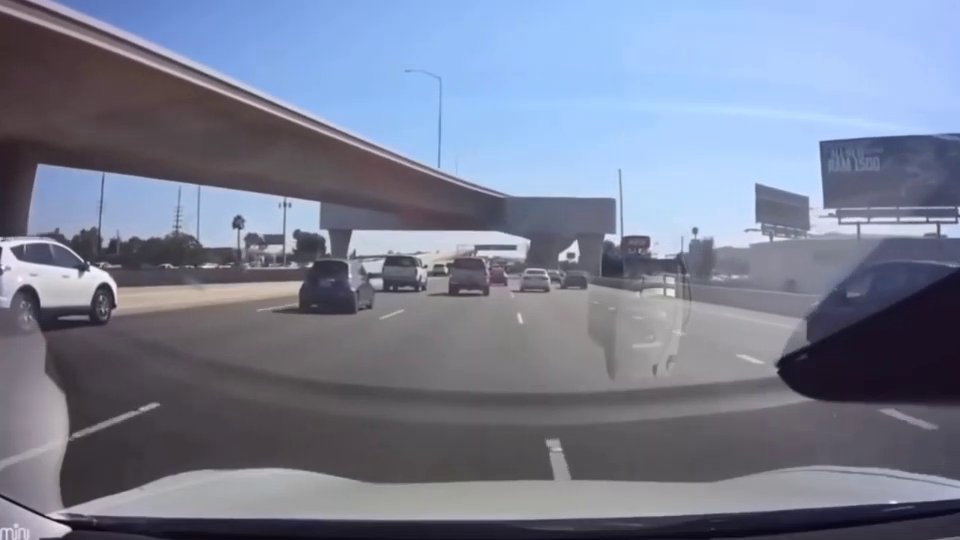
#> input picture frame 16 of tesla dash cam.mp4, 960 x 540 px, given in place of motor_das_cam.mp4, which was not available
$ python car_and_pedestrain.py
#> lines starting #> are read from the running program, lines starting #| are printed output that depends on the picture; after the words box and inside, x2 and y2 are one past the last pixel; in counts of white or black regions, pixels touching at a corner belong together; pictures that were not available may be replaced by others from this repository, and a replacement may not be noted
import cv2


# our image
img_file = 'car2.jpg'
# video = cv2.VideoCapture('tesla dash cam.mp4')
video = cv2.VideoCapture('motor_das_cam.mp4')


# pre trained car and pedestrian classifiers
car_tracker_file = 'car_detector.xml'
pedestrian_tracker_file = 'haarcascase_fullbody.xml'


# create car and pedetrian classifiers
car_tracker = cv2.CascadeClassifier(car_tracker_file)
pedestrian_tracker = cv2.CascadeClassifier(pedestrian_tracker_file)


# Run forever untill car stops
while True:

    # Read the current frame
    (read_successful, frame) = video.read()
#> frame is the input picture: shape (540, 960, 3); mean B, G, R 146.8, 126.7, 120.1

    # Safe coding
    if read_successful:
        # Must convert to grayscale
        grayscaled_frame = cv2.cvtColor(frame, cv2.COLOR_BGR2GRAY)
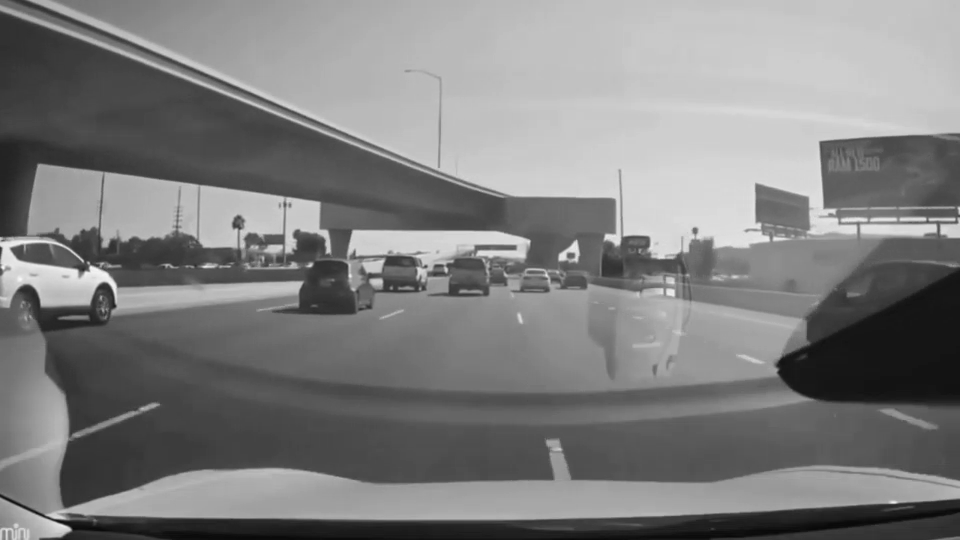
#> grayscaled_frame: shape (540, 960); min 8, max 247, mean 127
    else:
        break

    # detect cars and pedestrians
    cars = car_tracker.detectMultiScale(grayscaled_frame)
#> cars = [[549, 254, 49, 49], [508, 255, 52, 52], [585, 236, 55, 55], [432, 241, 72, 72]]
    pedestrians = pedestrian_tracker.detectMultiScale(grayscaled_frame)
#> pedestrians = ()

    # print(cars)

    # Draw rectangles around the cars
    for (x, y, w, h) in cars:
        cv2.rectangle(frame, (x, y), (x+w, y+h), (0, 0, 255), 2)
#> this loop made 4 passes
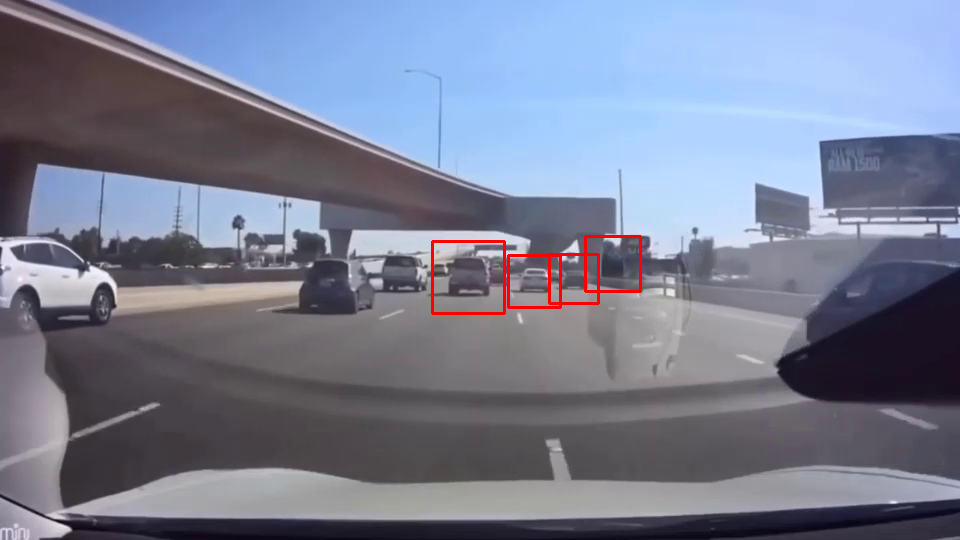
#> frame: shape (540, 960, 3); 0.51% of pixels changed, all inside (x1, y1, x2, y2) = (431, 235, 642, 315)

    # Draw rectangles around the pedestrian
    for (x, y, w, h) in pedestrians:
        cv2.rectangle(frame, (x, y), (x+w, y+h), (0, 255, 255), 2)
#> this loop made 0 passes

    # Display the image with fhe faces spotted
    cv2.imshow('shanto', frame)

    # Don't autoclose (wait here in the code and listen for a key)
    cv2.waitKey(1)

$ run again, starting later in the video
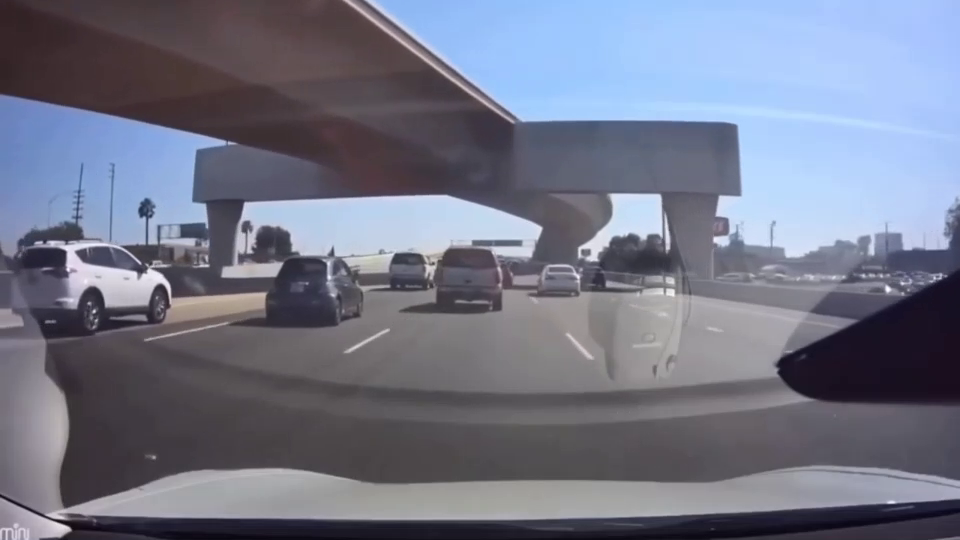
#> input picture frame 72 of tesla dash cam.mp4, 960 x 540 px, given in place of motor_das_cam.mp4, which was not available
#> frame is the input picture: shape (540, 960, 3); mean B, G, R 135.5, 118.1, 114.5
#> `grayscaled_frame = cv2.cvtColor(frame, cv2.COLOR_BGR2GRAY)`:
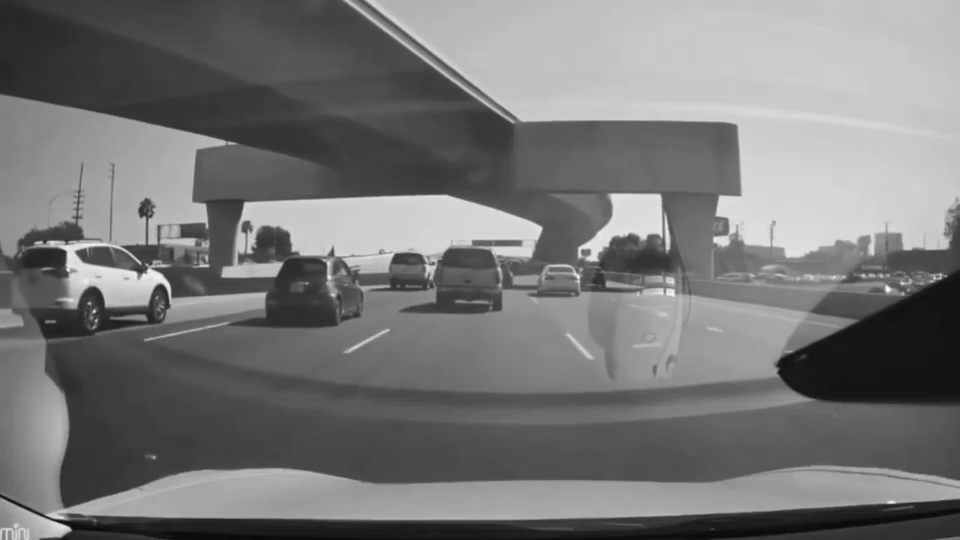
#> grayscaled_frame: shape (540, 960); min 8, max 254, mean 119
#> cars = [[617, 276, 24, 24], [520, 244, 74, 74]]
#> pedestrians = ()
#> the loop `for (x, y, w, h) in cars:` made 2 passes
#> after the loop `for (x, y, w, h) in cars:`:
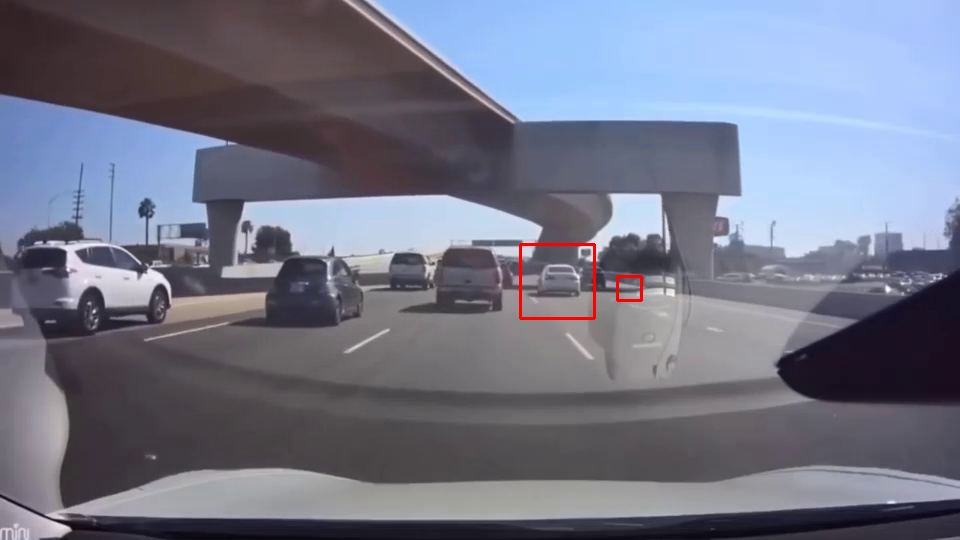
#> frame: shape (540, 960, 3); 0.23% of pixels changed, all inside (x1, y1, x2, y2) = (519, 243, 643, 320)

$ run again, starting later in the video
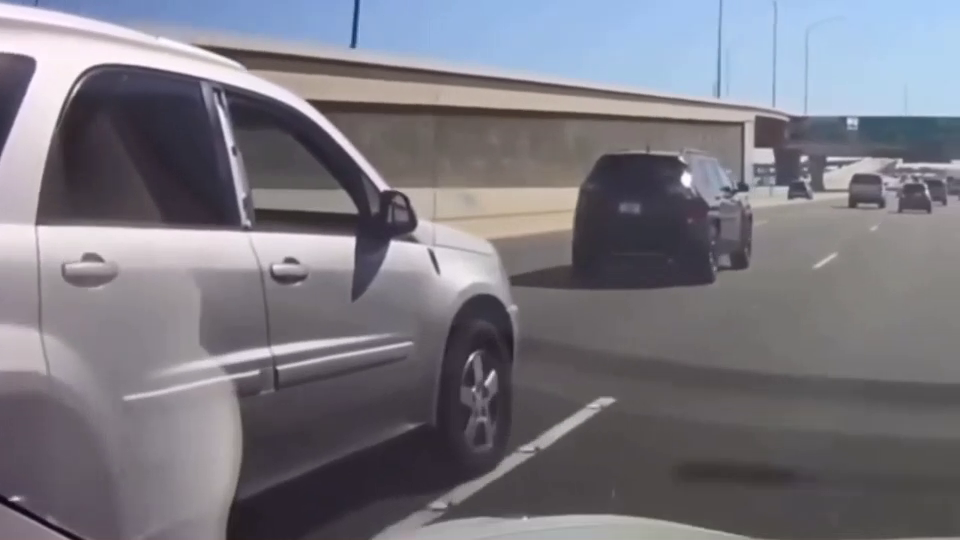
#> input picture frame 128 of tesla dash cam.mp4, 960 x 540 px, given in place of motor_das_cam.mp4, which was not available
#> frame is the input picture: shape (540, 960, 3); mean B, G, R 127.5, 119.1, 121
#> `grayscaled_frame = cv2.cvtColor(frame, cv2.COLOR_BGR2GRAY)`:
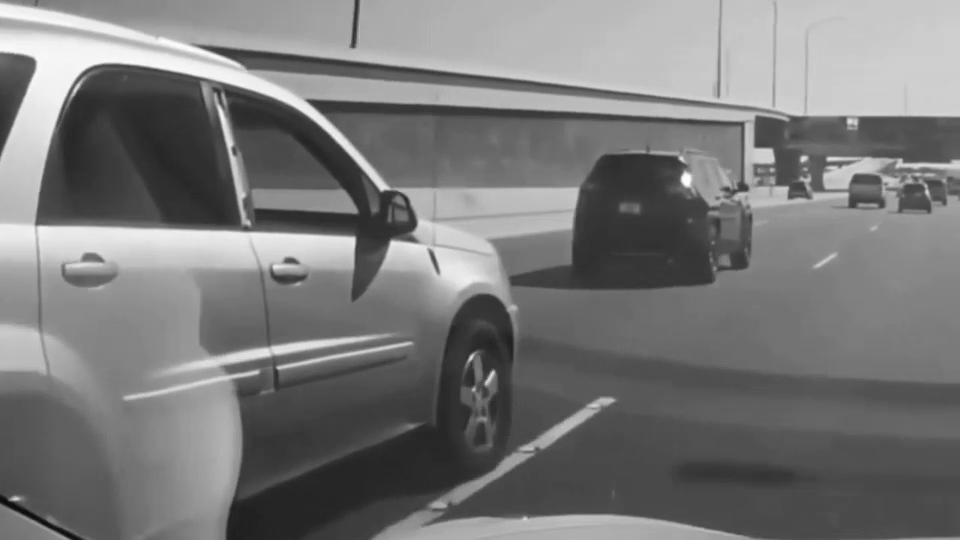
#> grayscaled_frame: shape (540, 960); min 9, max 253, mean 120.6
#> cars = [[778, 169, 43, 43], [836, 163, 62, 62], [884, 166, 63, 63]]
#> pedestrians = ()
#> the loop `for (x, y, w, h) in cars:` made 3 passes
#> after the loop `for (x, y, w, h) in cars:`:
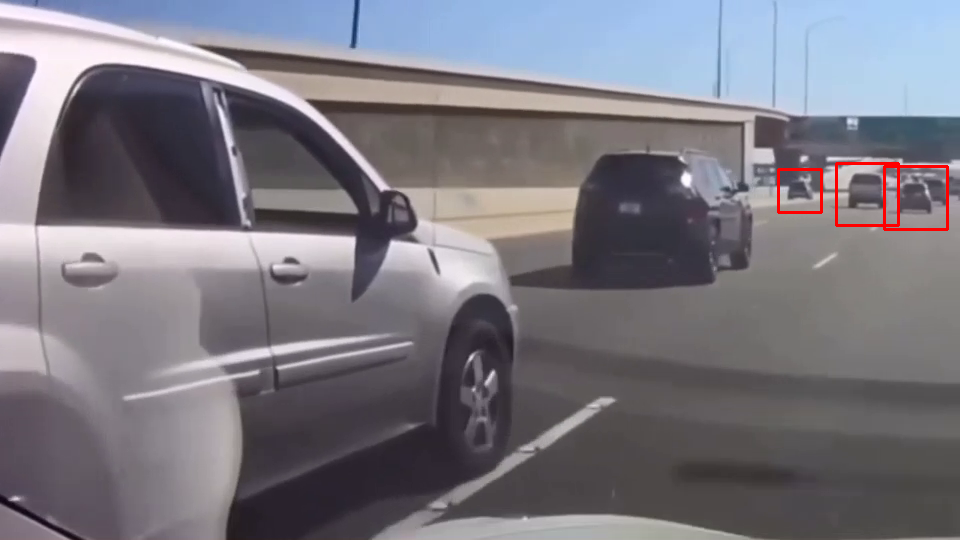
#> frame: shape (540, 960, 3); 0.38% of pixels changed, all inside (x1, y1, x2, y2) = (777, 162, 949, 231)
